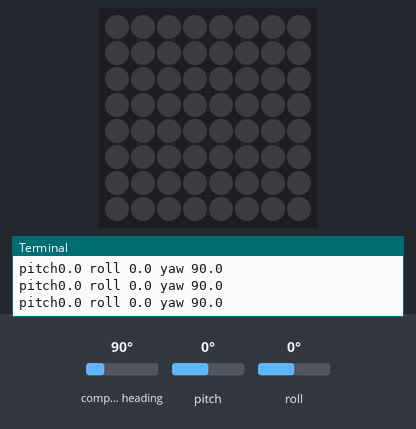
The program below on a simulated Raspberry Pi (BCM pin numbers) with a Sense HAT. Parts: the Sense HAT's 8×8 RGB LED matrix, the last lines printed to the terminal. The test bench sets the inputs (shaded band); at power-on: pitch 0°, roll 0°, compass heading 90°. Dim RGB values are drawn brighter than linear; the Sense HAT reports a negative pitch or roll as 360° plus the angle.

Above: at 1.2 s.
1.3 s: pitch set to -86°
At 2.2 s:
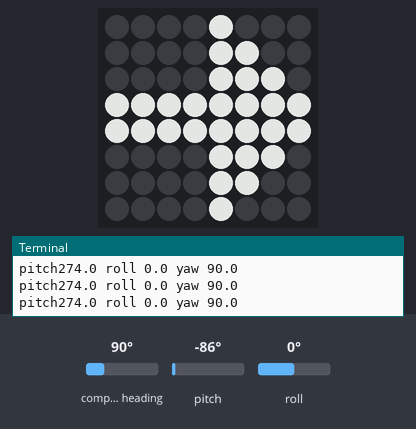
2.9 s: roll set to -86°
At 3.3 s:
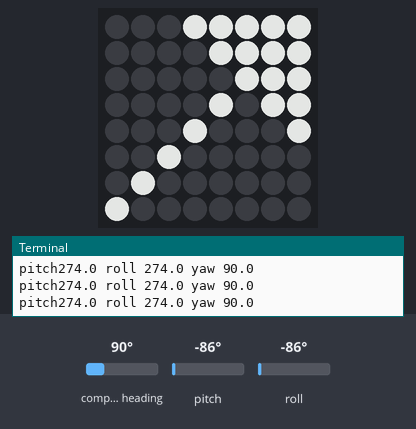
4.5 s: pitch set to 0°
At 5.8 s:
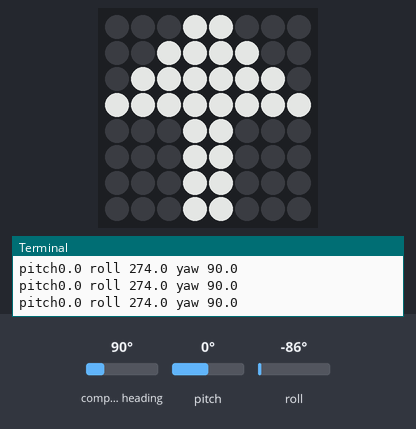
6.1 s: roll set to 45°
At 7.3 s:
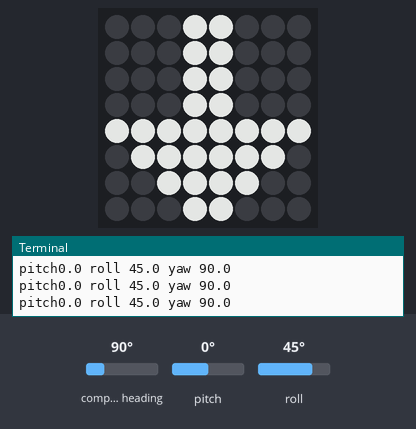
Timing chart, 0 to 8.7 s (numbered marks = the images above; inputs shaded):
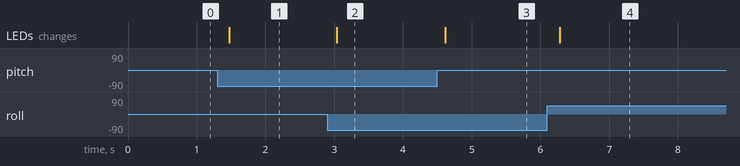

Measured:
- after the input at 1.3 s, the LEDs: change after 0.18 s (image 1)
- after the input at 2.9 s, the LEDs: change after 0.14 s (image 2)
- after the input at 4.5 s, the LEDs: change after 0.11 s (image 3)
- after the input at 6.1 s, the LEDs: change after 0.18 s (image 4)

The program:

Gyro.py
```python
from sense_hat import SenseHat
sense = SenseHat()
sense.clear()
import time
import decimal
W = (255,255,255)
N = (0,0,0)

sense.low_light = True

nothing = [N,N,N,N,N,N,N,N,
          N,N,N,N,N,N,N,N,
          N,N,N,N,N,N,N,N,
          N,N,N,N,N,N,N,N,
          N,N,N,N,N,N,N,N,
          N,N,N,N,N,N,N,N,
          N,N,N,N,N,N,N,N,
          N,N,N,N,N,N,N,N,
          ]

pilop = [N,N,N,W,W,N,N,N,
        N,N,W,W,W,W,N,N,
        N,W,W,W,W,W,W,N,
        W,W,W,W,W,W,W,W,
        N,N,N,W,W,N,N,N,
        N,N,N,W,W,N,N,N,
        N,N,N,W,W,N,N,N,
        N,N,N,W,W,N,N,N,
        ]
pilned = [N,N,N,W,W,N,N,N,
          N,N,N,W,W,N,N,N,
          N,N,N,W,W,N,N,N,
          N,N,N,W,W,N,N,N,
          W,W,W,W,W,W,W,W,
          N,W,W,W,W,W,W,N,
          N,N,W,W,W,W,N,N,
          N,N,N,W,W,N,N,N,
          ]

pilvenstre = [N,N,N,W,N,N,N,N,
             N,N,W,W,N,N,N,N,
             N,W,W,W,N,N,N,N,
             W,W,W,W,W,W,W,W,
             W,W,W,W,W,W,W,W,
             N,W,W,W,N,N,N,N,
             N,N,W,W,N,N,N,N,
             N,N,N,W,N,N,N,N,
             ]
pilhøjre =  [N,N,N,N,W,N,N,N,
             N,N,N,N,W,W,N,N,
             N,N,N,N,W,W,W,N,
             W,W,W,W,W,W,W,W,
             W,W,W,W,W,W,W,W,
             N,N,N,N,W,W,W,N,
             N,N,N,N,W,W,N,N,
             N,N,N,N,W,N,N,N,
             ]

højrehjørnen = [N,N,N,W,W,W,W,W,
             N,N,N,N,W,W,W,W,
             N,N,N,N,N,W,W,W,
             N,N,N,N,W,N,W,W,
             N,N,N,W,N,N,N,W,
             N,N,W,N,N,N,N,N,
             N,W,N,N,N,N,N,N,
             W,N,N,N,N,N,N,N,
             ]

højrehjørneo = [W,W,W,W,W,N,N,N,
              W,W,W,W,N,N,N,N,
              W,W,W,N,N,N,N,N,
              W,W,N,W,N,N,N,N,
              W,N,N,N,W,N,N,N,
              N,N,N,N,N,W,N,N,
              N,N,N,N,N,N,W,N,
              N,N,N,N,N,N,N,W,
              ]
venstrehjørnen = [W,N,N,N,N,N,N,N,
              N,W,N,N,N,N,N,N,
              N,N,W,N,N,N,N,N,
              N,N,N,W,N,N,N,W,
              N,N,N,N,W,N,W,W,
              N,N,N,N,N,W,W,W,
              N,N,N,N,W,W,W,W,
              N,N,N,W,W,W,W,W,
              ]
venstrehjørneo = [N,N,N,N,N,N,N,W,
              N,N,N,N,N,N,W,N,
              N,N,N,N,N,W,N,N,
              W,N,N,N,W,N,N,N,
              W,W,N,W,N,N,N,N,
              W,W,W,N,N,N,N,N,
              W,W,W,W,N,N,N,N,
              W,W,W,W,W,N,N,N,
              ]

while True:

   # edge = [0, 1, 2, 3, 4, 5, 6, 7, 15, 23, 31, 39, 47, 55, 63, 62, 61, 60, 59, 58, 57, 56, 48, 40, 32, 24, 16,8]
    #length = len(edge)
    #ratio = length / 360

    #y = number // 8
    #x = number % 8


    o = sense.get_orientation()

    pitch = o["pitch"]
    roll = o["roll"]
    yaw = o["yaw"]

   # yaw_list_position = int(yaw * ratio)

   # yaw_pixel_number = edge[yaw_list_position]

   # y = yaw_pixel_number // 8
   # x = yaw_pixel_number % 8

   # sense.set_pixel(x, y, 255,255,255)


    pitch = round(pitch,2)
    roll = round(roll,2)
    yaw = round(yaw,2)

    print("pitch{0} roll {1} yaw {2}".format(pitch, roll, yaw)) #format er en metode ligesom str. som gør at man kan skrive tekst og tal sammen.
    time.sleep(0.1)                                             # {0}{1}{2} sørger for at værdierne bliver hvor de er når de printes ud.


    sens = 1


    if pitch > 1 and pitch <90 and roll < 2 or roll >358:
        sense.set_pixels(pilvenstre)


    if pitch <358 and pitch > 270: # and roll < 2-sens or roll >358:
        sense.set_pixels(pilhøjre)


    if pitch < 2 and pitch < 358 and roll >2 and roll <100:
        sense.set_pixels(pilned)

    if pitch < 2 and pitch < 358 and roll >266 and roll <359:
        sense.set_pixels(pilop)


    if pitch >0+sens and pitch <90-sens and roll > 0+sens and roll <=90:
        sense.set_pixels(venstrehjørneo)

    if pitch > 0+sens and pitch <90-sens and roll >266 and roll < 360-sens:
        sense.set_pixels(højrehjørneo)

    if pitch < 358 and pitch > 270 and roll > 1 and roll <100:
        sense.set_pixels(venstrehjørnen)

    if pitch < 358 and pitch > 270 and roll > 260 and roll < 358:
        sense.set_pixels(højrehjørnen)

    #if pitch >358 and pitch < 2 and roll >358 and roll < 2:
     #   sense.set_pixels(nothing)


   # if pitch >= 358 and pitch <= 2 and roll <= 2 and roll >= 358:
   #     sense.set_pixels(nothing)
   #     sense.set_rotation(270)


 #in range teknikken er også godt, men kan kun bruges med int. dvis ikke float.

#if pitch in range(1,90):
#    sense.set_pixels(pilvenstre)
#else:
#        sense.set_pixels(nothing)
#if pitch in range (290,359):
#        sense.set_pixels(pilhøjre)
#if roll in range(180,359):
#        sense.set_pixels(pilop)
#if roll in range(1, 179):
#        sense.set_pixels(pilned)


    #if roll in range
```
